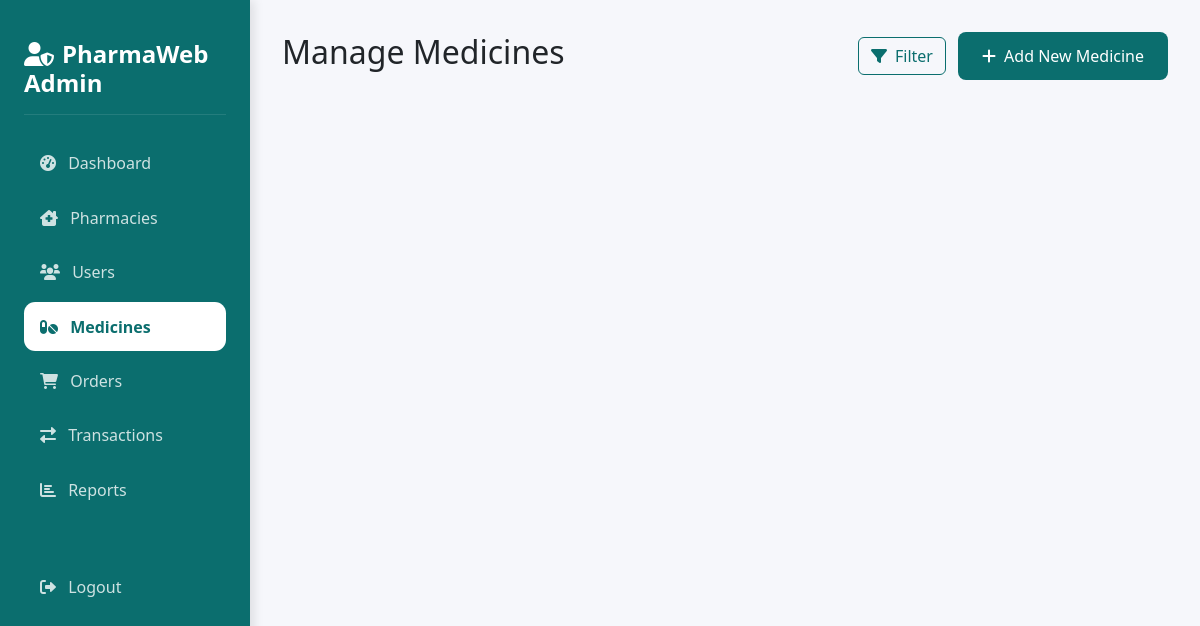
/admin/medicines.php (signed in), run on an earlier commit of the app's database.
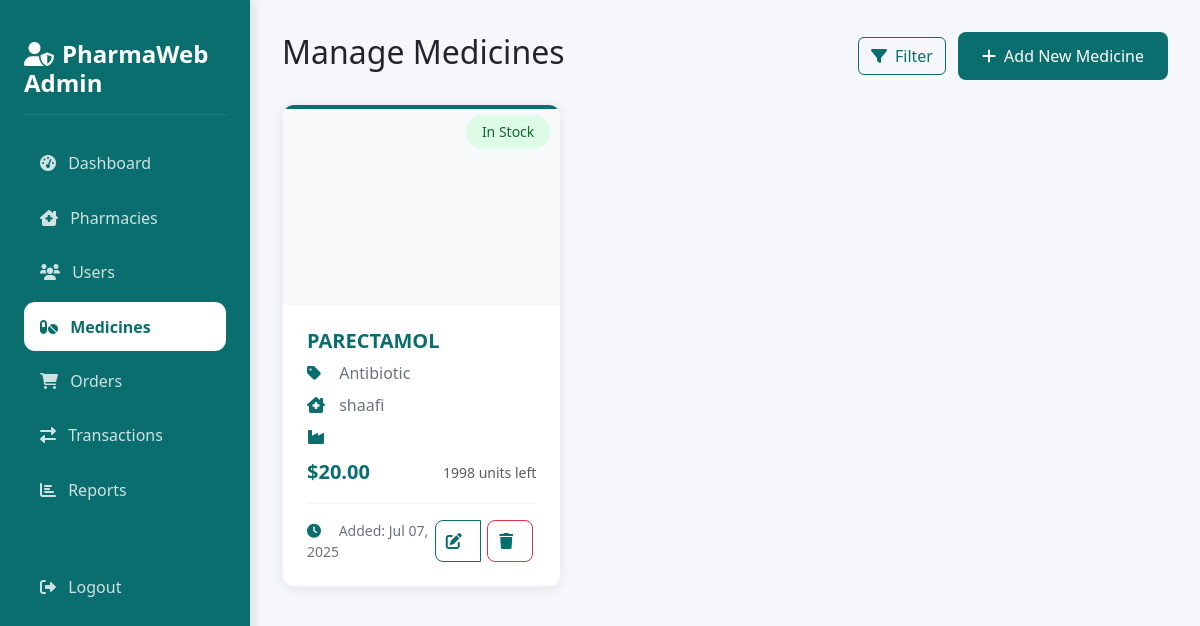
And on a later commit of the database.
### tables this page shows
CREATE TABLE `medicines` (
  `id` int(11) NOT NULL,
  `pharmacy_id` int(11) NOT NULL,
  `name` varchar(255) NOT NULL,
  `description` text DEFAULT NULL,
  `manufacturer` varchar(255) DEFAULT NULL,
  `country_of_origin` varchar(100) DEFAULT NULL,
  `category` varchar(100) DEFAULT NULL,
  `price` decimal(10,2) NOT NULL,
  `stock_quantity` int(11) NOT NULL,
  `expiry_date` date DEFAULT NULL,
  `requires_prescription` tinyint(1) DEFAULT 0,
  `status` enum('active','inactive') DEFAULT 'active',
  `created_at` timestamp NOT NULL DEFAULT current_timestamp(),
  `batch_source_info` varchar(255) DEFAULT NULL
);

CREATE TABLE `pharmacies` (
  `id` int(11) NOT NULL,
  `user_id` int(11) DEFAULT NULL,
  `pharmacy_name` varchar(255) NOT NULL,
  `address` text NOT NULL,
  `phone` varchar(20) DEFAULT NULL,
  `license_number` varchar(50) DEFAULT NULL,
  `status` enum('active','inactive') DEFAULT 'active',
  `wallet_address` varchar(42) DEFAULT NULL,
  `trust_score` decimal(5,2) DEFAULT 100.00,
  `performance` varchar(255) DEFAULT NULL
);

### admin/medicines.php (the view, shortened to what the changed rows need)
<?php
require_once '../config/database.php';
$medicines = $conn->query("
    SELECT m.*, p.pharmacy_name
    FROM medicines m
    JOIN pharmacies p ON m.pharmacy_id = p.id
    ORDER BY m.id DESC
")->fetchAll();
?>
<!DOCTYPE html>
<html lang="en">
<head>
    <link href="https://cdn.jsdelivr.net/npm/bootstrap@5.3.0/dist/css/bootstrap.min.css" rel="stylesheet">
    <link href="https://cdnjs.cloudflare.com/ajax/libs/font-awesome/6.0.0/css/all.min.css" rel="stylesheet">
    <link href="../assets/css/theme.css" rel="stylesheet">
</head>
<body>
    <div class="main-content">
        <div class="d-flex justify-content-between align-items-center mb-4">
            <h2>Manage Medicines</h2>
        </div>
        <div class="row g-4">
            <?php foreach ($medicines as $medicine): ?>
                <div class="col-md-6 col-lg-4">
                    <div class="medicine-card">
                        <div class="medicine-image">
                        </div>
                        <?php
                        $stockBadgeClass = '';
                        $stockText = '';
                        if ($medicine['stock_quantity'] > 10) {
                            $stockBadgeClass = 'in-stock';
                            $stockText = 'In Stock';
                        } elseif ($medicine['stock_quantity'] > 0) {
                            $stockBadgeClass = 'low-stock';
                            $stockText = 'Low Stock';
                        } else {
                            $stockBadgeClass = 'out-of-stock';
                            $stockText = 'Out of Stock';
                        }
                        ?>
                        <span class="stock-badge <?php echo $stockBadgeClass; ?>">
                            <?php echo $stockText; ?>
                            </span>
                        <div class="medicine-info">
                            <h5 class="medicine-name"><?php echo htmlspecialchars($medicine['name']); ?></h5>
                            <p>
                                <i class="fas fa-tag"></i>
                                <?php echo htmlspecialchars($medicine['category']); ?>
                            </p>
                            <p>
                                <i class="fas fa-clinic-medical"></i>
                                <?php echo htmlspecialchars($medicine['pharmacy_name']); ?>
                            </p>
                            <p>
                                <i class="fas fa-industry"></i>
                            </p>
                            <div class="d-flex justify-content-between align-items-center mb-3">
                                <span class="medicine-price">$<?php echo number_format($medicine['price'], 2); ?></span>
                                <small class="text-muted"><?php echo $medicine['stock_quantity']; ?> units left</small>
                        </div>
                            <div class="medicine-meta">
                                <small>
                                    <i class="fas fa-clock"></i>
                                    Added: <?php echo date('M d, Y', strtotime($medicine['created_at'])); ?>
                            </small>
                            <div class="btn-group">
                                    <button class="btn btn-outline-primary" data-bs-toggle="modal" data-bs-target="#editMedicineModal<?php echo $medicine['id']; ?>">
                                    <i class="fas fa-edit"></i>
                                </button>
                                    <form method="POST" class="d-inline delete-medicine-form">
                                        <button type="submit" class="btn btn-outline-danger">
                                        <i class="fas fa-trash"></i>
                                    </button>
                                </form>
                            </div>
                        </div>
                        </div>
                    </div>
                </div>
            <?php endforeach; ?>
        </div>
    </div>
</body>
</html>

What changed in the data, as far as the page shows it:
added medicines: stock_quantity "In Stock", name "PARECTAMOL", category "Antibiotic", pharmacy.pharmacy_name "shaafi", price "20.00", stock_quantity "1998", created_at "Jul 07, 2025"
